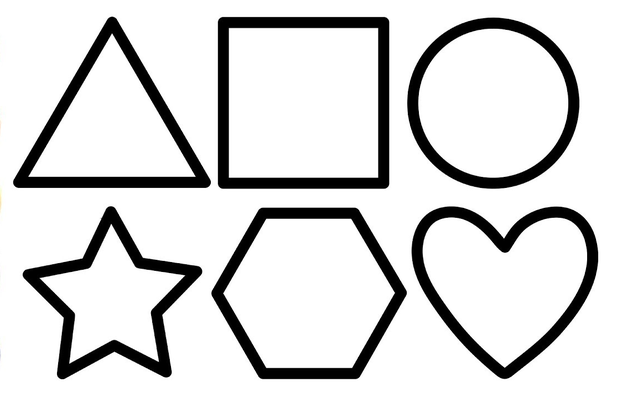
#> input picture imgs/simple_shapes.png, 617 x 398 px, shrunk from 1115 x 720 before the run
$ jupyter execute 08_contours_introduction.ipynb   (shell and % lines are left out)
#> lines starting #> are read from the running program, lines starting #| are printed output that depends on the picture; after the words box and inside, x2 and y2 are one past the last pixel; in counts of white or black regions, pixels touching at a corner belong together; long printed decimals are rounded
### Import Statements

[cell 1]
import matplotlib.pyplot as plt
import numpy as np
import cv2 as cv
import sys
import copy

[cell 2]
# converting color mode to RGB and displaying the image as matplotlib figure
def matplotlib_imshow(
    img_title="", img=None, fig_h=7, cv_colorspace_conversion_flag=cv.COLOR_BGR2RGB
):
    # tinkering with size
    try:
        img_width, img_height = img.shape[0], img.shape[1]
        aspect_ratio = img_width / img_height
        plt.figure(figsize=(fig_h * aspect_ratio, fig_h))
    except AttributeError:
        print(
            "None Type image. Correct_syntax is, matplotlib_imshow(img_title, img, fig_h, cv_colorspace_conversion_flag)."
        )

    # actual code for displaying the image
    plt.imshow(cv.cvtColor(img, cv_colorspace_conversion_flag))
    plt.title(img_title)
    plt.show()

[cell 3]
# [9 lines left out: function auto_canny, not called in this run]

## Contours ([Docs]())

Contours can be explained simply as a curve joining all the continuous points (along the boundary), having same color or intensity. The contours are a useful tool for shape analysis and object detection and recognition.

**Note:** A useful Resource for learning about Contours in OpenCv along with the OpenCV documentation might be [This One](https://bleedaiacademy.com/contour-detection-101-the-basics-pt1/).

- ### Finding Contours

In OpenCV, finding contours is like finding white object from black background. So remember, `object to be found should be white and background should be black.`

> The `cv.findContours(image, mode, method)` function

<u>Function Parameters</u>
- image: source image (an 8-bit single-channel image). Non-zero pixels are treated as 1's. Zero pixels remain 0's i.e, the image is treated as binary. **So, before finding contours, apply threshold or canny edge detection.**
- mode: contour retrieval mode. The available [retrieval modes](https://docs.opencv.org/3.4/d3/dc0/group__imgproc__shape.html#ga819779b9857cc2f8601e6526a3a5bc71) are,
    - cv.RETR_EXTERNAL: retrieves only the extreme outer contours.
    - cv.RETR_LIST: retrieves all of the contours without establishing any hierarchical relationships.
    - cv.RETR_CCOMP: retrieves all of the contours and organizes them into a two-level hierarchy. At the top level, there are external boundaries of the components. At the second level, there are boundaries of the holes.
    - cv.RETR_TREE: retrieves all of the contours and reconstructs a full hierarchy of nested contours.
- method: contour approximation method. The available [contour approximation modes]() are,
    - cv.CHAIN_APPROX_NONE: all the boundary points are stored.
    - cv.CHAIN_APPROX_SIMPLE: compresses horizontal, vertical, and diagonal segments and leaves only their end points.

**Returns:** (contours, hierarchy)

`Note:`  findContours() no longer modifies the source image.

[cell 4]
# defining a function to find contours from images
# with some default preprocessing applied (Grayscale, GaussianBlur, Adaptive Gaussian Thresholding)
# objects represented as black and background as white needs to be inverted first before contour detection


def find_contours(
    img_path=None,
    black_obj_on_white_bg=True,
    mode=cv.RETR_CCOMP,
    method=cv.CHAIN_APPROX_SIMPLE,
):
#> called with img_path = './imgs/simple_shapes.png', black_obj_on_white_bg = True, mode = 0, method = 2
    try:
        img_read = cv.imread(img_path)
#> img_read is the input picture: shape (398, 617, 3); mean B, G, R 216.3, 216.3, 216.3
    except:
        print("Provide a valid image path along with the image extension.")

    img = cv.cvtColor(img_read, cv.COLOR_BGR2GRAY)
    img_blurred = cv.GaussianBlur(img, (5, 5), sigmaX=0)
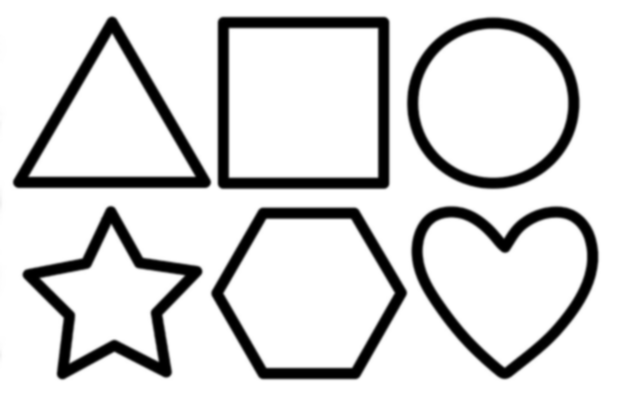
#> img_blurred: shape (398, 617); min 0, max 255, mean 216.3

    # Thresholding/ applying Canny Edge is a must to have step in finding contours.
    # Without this step we may not find contours at all
    img_thresholded = cv.adaptiveThreshold(
        img_blurred, 255, cv.ADAPTIVE_THRESH_GAUSSIAN_C, cv.THRESH_BINARY, 9, 2
    )
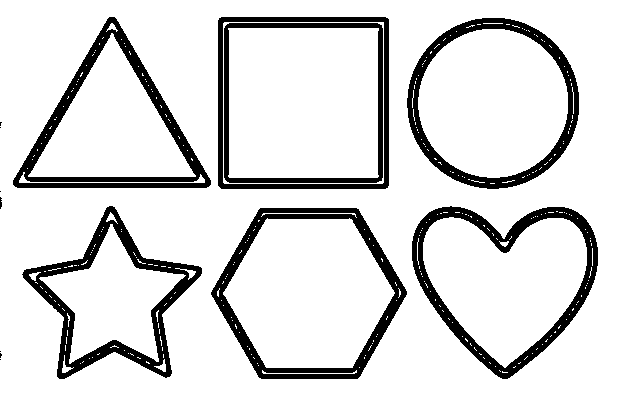
#> img_thresholded: shape (398, 617); 85.9% white; 14 black regions (7 under 20 px), largest, box (x1, y1, x2, y2) and area: (412, 206, 598, 379) 5869, (211, 208, 407, 379) 5744, (22, 206, 202, 379) 5742
    # img_canny = auto_canny(img_blurred)
    if black_obj_on_white_bg:
        img_final = cv.bitwise_not(img_thresholded)
#> img_final: shape (398, 617); 14.1% white; 14 white regions (7 under 20 px)
    else:
        img_final = img_thresholded

    contours, hierarchy = cv.findContours(img_final, mode, method)
#> contours = 13 contours, 7 with area under 20; largest, box (x1, y1, x2, y2) and area: (218, 17, 389, 189) 29054, (211, 208, 407, 379) 24971, (407, 18, 579, 189) 22872, (412, 206, 598, 379) 22116, (13, 17, 211, 188) 17860, (22, 206, 202, 379) 14924
    return img_read, img_final, contours, hierarchy

[cell 5]
# finding contours of simple objects in an image
shape_img, img_used, shape_img_contours, shape_img_hierarchy = find_contours(
    "./imgs/simple_shapes.png", black_obj_on_white_bg=True, mode=cv.RETR_EXTERNAL
)
#> shape_img_contours has the same summary as contours in find_contours; shape_img_hierarchy = 13 rows, first 6: [1, -1, -1, -1], [2, 0, -1, -1], [3, 1, -1, -1], [4, 2, -1, -1], [5, 3, -1, -1], [6, 4, -1, -1]

[cell 6]
print(f"Total contours found = {len(shape_img_contours)}")
#| Total contours found = 13

[cell 7]
matplotlib_imshow("Simple Shapes (Original Image)", shape_img, 5)

[cell 8]
matplotlib_imshow(
    f"Simple Shapes (Image Used to Find Contours)\nContours found={len(shape_img_contours)}",
    img_used,
    7,
)
# no need to convert color space since matplotlib_imshow does that
# if we were to use plt.imshow() we need to convert color space for correct representation of the colors

- ### Drawing Contours

> The `cv.drawContours(image, contours, contourIdx, color, thickness)` function

<u>Function Parameters</u>
- image: image to draw contours on.
- contours: all the input contours.
- contourIdx: index of the contour to be drawn. If it is negative, all the contours are drawn.
- color: color of the drawn contours.
- thickness: thickness of the lines contours are drawn with.

**`Note:`** Draws on the source image i.e, modifies the source image inplace. So be careful.

[cell 9]
def get_canvas(shape, color_code=(80, 80, 80)):
    return np.full(shape, fill_value=color_code, dtype=np.uint8)

[cell 10]
plt.subplot(1, 2, 1).imshow(cv.cvtColor(img_used, cv.COLOR_BGR2RGB)), plt.title(
    f"No of Contours found = {len(shape_img_contours)}"
)

plt.subplot(1, 2, 2).imshow(
    cv.drawContours(
        cv.cvtColor(img_used, cv.COLOR_BGR2RGB),
        shape_img_contours,
        -1,
        (200, 200, 0),
        thickness=1,
    )
), plt.title("Contours Drawn on a Canvas")

plt.show()
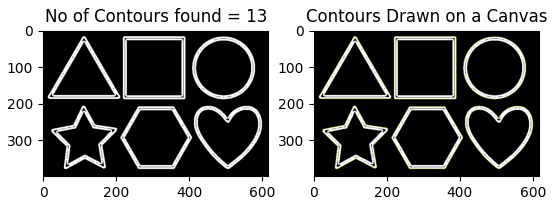
#> figure drawn by matplotlib, 2 panels

[cell 11]
# a function to draw all the detected contours one by one with 1 second pause after each one is drawn
# [18 lines left out: function draw_all_contours_one_by_one, not called in this run]

[cell 12]
# %matplotlib qt
# draw_all_contours_one_by_one(shape_img.shape, shape_img_contours)

## Contour Features ([Docs](https://docs.opencv.org/4.x/dd/d49/tutorial_py_contour_features.html))

- ### Moment

An image moment is a certain particular weighted average (moment) of the image pixels' intensities, or a function of such moments. It is calculated similarly to how first moment of an area would be calculated.

Simple properties of the image which are found via image moments include area (or total intensity), its centroid, and information about its orientation.

> The function `cv.moments(cnt)` gives a dictionary of all moment values calculated for that particular contour.

Out of all the values this function returns, three of the most important values are returned with the following keys --
1. 'm00': Area (for binary images) or sum of grey level (for greytone images)
2. 'm10': First moment of area about the x axis
3. 'm01': First moment of area about the y axis

These can be used to calculate the centroid of a contour as, (`cx= 'm10'/'m00'`, `cy= 'm01'/'m00'`).

[cell 13]
moment_of_all_contours = {
    cnt_i: cv.moments(cnt) for cnt_i, cnt in enumerate(shape_img_contours)
}
#> moment_of_all_contours = 13 items

[cell 14]
moment_of_all_contours[0]
#> Out = moments, m00 0

[cell 15]
# As we can see, there's clearly some contours with m00=0 i.e, area=0. Let's filter them out.
contours_with_zero_area = [
    i
    for i in range(len(moment_of_all_contours))
    if moment_of_all_contours[i].get("m00") == 0
]
#> contours_with_zero_area = [0, 2, 7, 8]
contours_with_zero_area
#> Out = [0, 2, 7, 8]

[cell 16]
# Let's remove these items from shape_img_contours

**`Note:`** See this article @https://www.geeksforgeeks.org/python-remove-elements-at-indices-in-list/

[cell 17]
# we will use tuple comprehension to create a new list of contours that has area > 0.
# This way the original one won't be changed.
contours_gt_zero_area = tuple(
    elem
    for i, elem in enumerate(shape_img_contours)
    if i not in contours_with_zero_area
)
#> contours_gt_zero_area = 9 contours, 3 with area under 20; largest, box (x1, y1, x2, y2) and area: (218, 17, 389, 189) 29054, (211, 208, 407, 379) 24971, (407, 18, 579, 189) 22872, (412, 206, 598, 379) 22116, (13, 17, 211, 188) 17860, (22, 206, 202, 379) 14924

[cell 18]
shape_img_contours = contours_gt_zero_area
#> shape_img_contours has the same summary as contours_gt_zero_area

[cell 19]
len(shape_img_contours)
#> Out = 9

[cell 20]
# now let's see the change
shape_contours_moments = [cv.moments(cnt) for cnt in shape_img_contours]
#> shape_contours_moments = 9 items
moment_of_valid_contour_0 = shape_contours_moments[0]
#> moment_of_valid_contour_0 = moments, m00 2, centre m10/m00, m01/m00 = (0.417, 354.5)
moment_of_valid_contour_0
#> Out has the same summary as moment_of_valid_contour_0

- ### Centroid of a Contour

[cell 21]
cx = moment_of_valid_contour_0["m10"] / moment_of_valid_contour_0["m00"]
#> cx = 0.417
cy = moment_of_valid_contour_0["m01"] / moment_of_valid_contour_0["m00"]
#> cy = 354.5
print(f"Centroid of the 0th Valid contour of the Shapes Image is, {cx, cy}")
#| Centroid of the 0th Valid contour of the Shapes Image is, (0.4167, 354.5)

- ### Contour Area

> The function `cv.contuorArea(cnt)` gives the Contour Area or can be found from `M['m00']`

[cell 22]
area_of_contour_0 = cv.contourArea(shape_img_contours[0])
#> area_of_contour_0 = 2

[cell 23]
area_of_contour_0
#> Out = 2

**Controlling which contour to draw based on its area --**

[cell 24]
canvas = get_canvas(shape_img.shape)

[cell 25]
top_3_cnts_by_area = sorted(shape_img_contours, key=cv.contourArea, reverse=True)[:3]
#> top_3_cnts_by_area = 3 contours; box (x1, y1, x2, y2) and area: (218, 17, 389, 189) 29054, (211, 208, 407, 379) 24971, (407, 18, 579, 189) 22872
top_3_cnts_area = [cv.contourArea(cnt) for cnt in top_3_cnts_by_area]
#> top_3_cnts_area = [29054.5, 24971, 22871.5]

[cell 26]
top_3_cnts_area
#> Out = [29054.5, 24971, 22871.5]

[cell 27]
plt.imshow(cv.drawContours(canvas, top_3_cnts_by_area, -1, (150, 200, 0)))
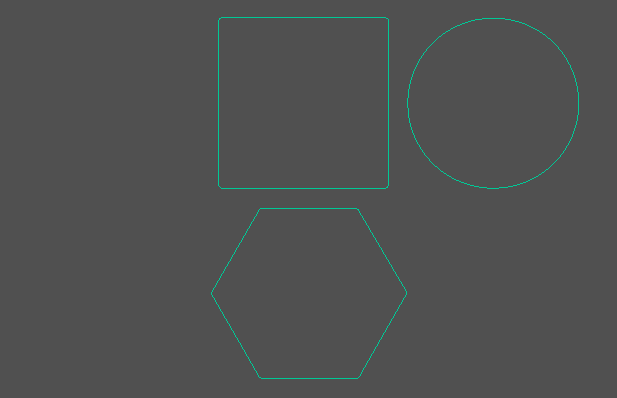
#> canvas: shape (398, 617, 3); mean of channels 0, 1, 2 80.5, 80.8, 79.4; drawn as B, G, R

- ### Contour Perimeter

> The function `cv.arcLength(cnt, closed)`

Contour perimeter is also called arc length. It can be found out using cv.arcLength() function. Second argument specify whether shape is a closed contour (if passed True), or just a curve.

[cell 28]
cv.arcLength(shape_img_contours[0], True)
#> Out = 8.83

## Contour Approximation

It approximates a contour shape to another shape with less number of vertices so that the distance between them is less or equal to the specified precision. It is an implementation of Douglas-Peucker algorithm.

The Ramer–Douglas–Peucker algorithm, also known as the Douglas–Peucker algorithm and iterative end-point fit algorithm, is an algorithm that decimates a curve composed of line segments to a similar curve with fewer points.

The purpose of the algorithm is, given a curve composed of line segments (which is also called a Polyline in some contexts), to find a similar curve with fewer points. The algorithm defines 'dissimilar' based on the maximum distance between the original curve and the simplified curve (i.e., the Hausdorff distance between the curves). The simplified curve consists of a subset of the points that defined the original curve.

> The `cv.approxPolyDP(curve, epsilon, closed)` function for Contour Approximation

<u>Function Parameters</u>
- curve: Input vector of a 2D point
- epsilon: Parameter specifying the approximation accuracy. This is the maximum distance between the original curve and its approximation.
- closed: If true, the approximated curve is closed (its first and last vertices are connected). Otherwise, it is not closed.

[cell 29]
star_img, star_img_used, star_contours, star_hierarchy = find_contours(
    "./imgs/star.jpeg", cv.RETR_CCOMP
)
#> call 2 of find_contours, with img_path = './imgs/star.jpeg', black_obj_on_white_bg = 2, mode = 2, method = 2
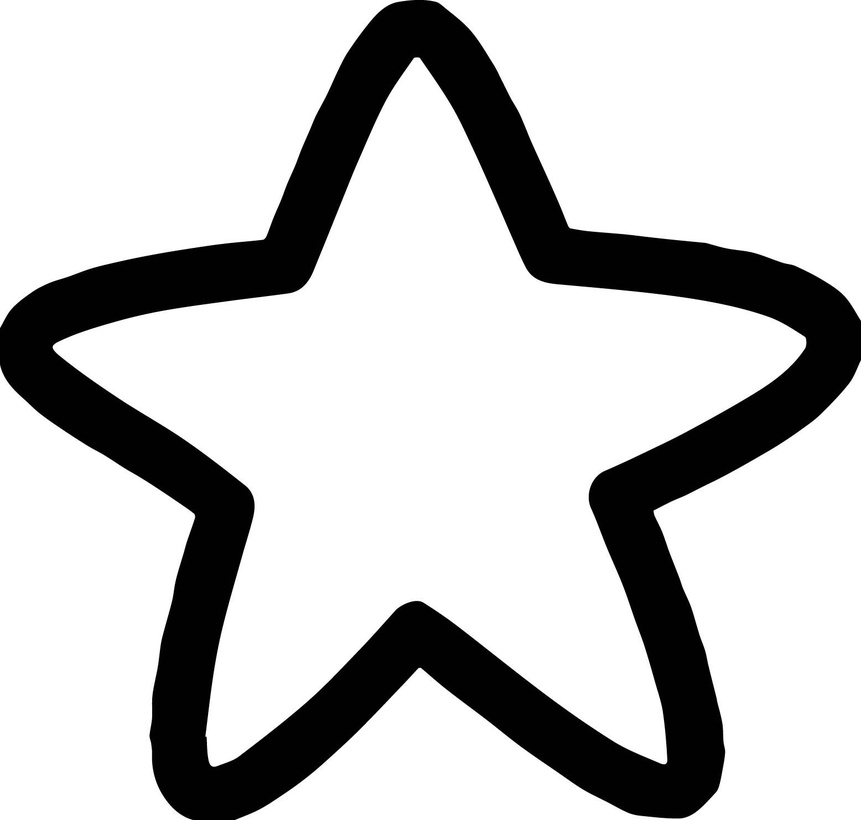
#> input picture imgs/star.jpeg, 861 x 820 px, shrunk from 1556 x 1482 before the run
#> in find_contours, img_read is the input picture: shape (820, 861, 3); min 0, max 255, mean 196.6
#> in find_contours (call 2), `img_thresholded = cv.adaptiveThreshold( img_blurred, 255, cv.ADAPTIVE_..`:
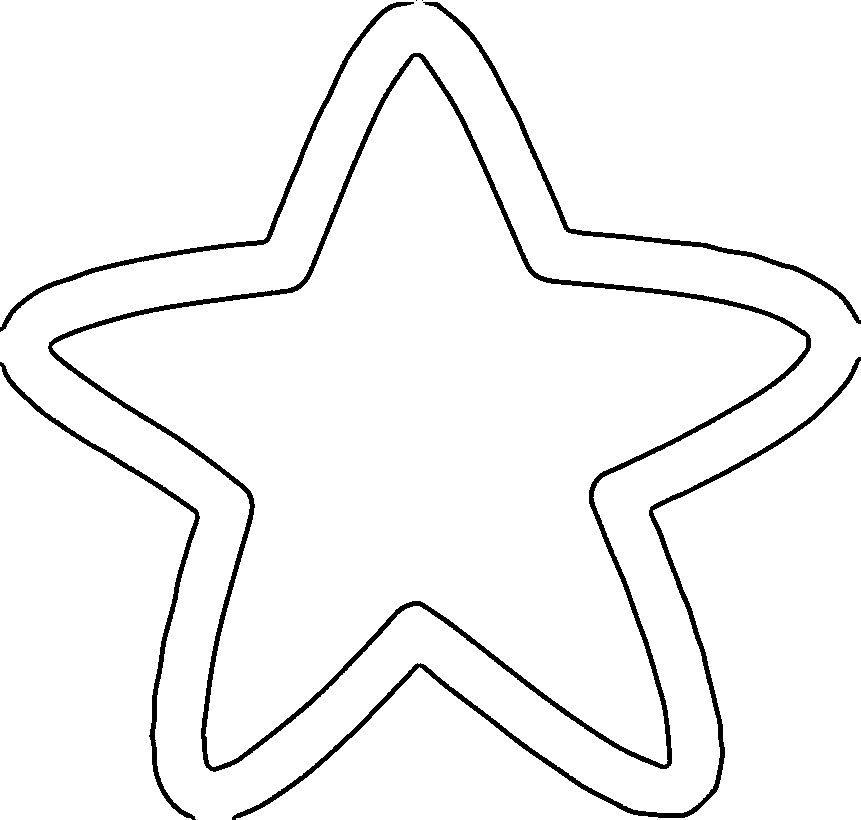
#> img_thresholded: shape (820, 861); 96.1% white; 7 black regions (2 under 20 px), largest, box (x1, y1, x2, y2) and area: (48, 53, 811, 772) 13396, (232, 357, 861, 820) 5650, (423, 2, 861, 324) 2904, (0, 362, 200, 820) 2841, (0, 2, 414, 332) 2835
#> in find_contours (call 2), `contours, hierarchy = cv.findContours(img_final, mode, method)`: contours = 8 contours, 2 with area under 20; largest, box (x1, y1, x2, y2) and area: (48, 53, 811, 772) 234012, (51, 56, 807, 768) 223064, (232, 357, 861, 820) 4646, (423, 2, 861, 324) 2354, (0, 362, 200, 820) 2314, (0, 2, 414, 332) 2298
#> star_contours has the same summary as contours in find_contours; star_hierarchy = [[1, -1, -1, -1], [2, 0, -1, -1], [4, 1, 3, -1], [-1, -1, -1, 2], [5, 2, -1, -1], [6, 4, -1, -1], [7, 5, -1, -1], [-1, 6, -1, -1]]

[cell 30]
canvas = get_canvas(star_img.shape)

[cell 31]
# drawing all the contours of star_contours onto the canvas
cv.drawContours(canvas, star_contours, -1, (150, 200, 0), thickness=3)
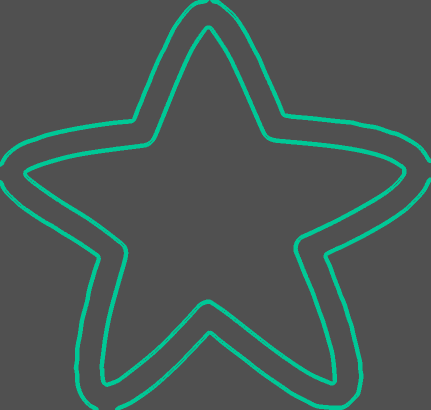
#> canvas: shape (820, 861, 3) (shown at 1/2 size); mean of channels 0, 1, 2 84.7, 88.1, 74.6; drawn as B, G, R

# using cv.approxPloyDP() we try to find a start that has sharp edges
for cnt in star_contours:
    accuracy = 0.01 * cv.arcLength(cnt, True)
    approximated_contour = cv.approxPolyDP(cnt, accuracy, True)
    cv.drawContours(canvas, [approximated_contour], 0, (0, 200, 100), thickness=3)
#> this loop made 8 passes
#> accuracy on passes 1 to 6: 12.34, 24.46, 29.2, 28.77, 12.71, 12.46
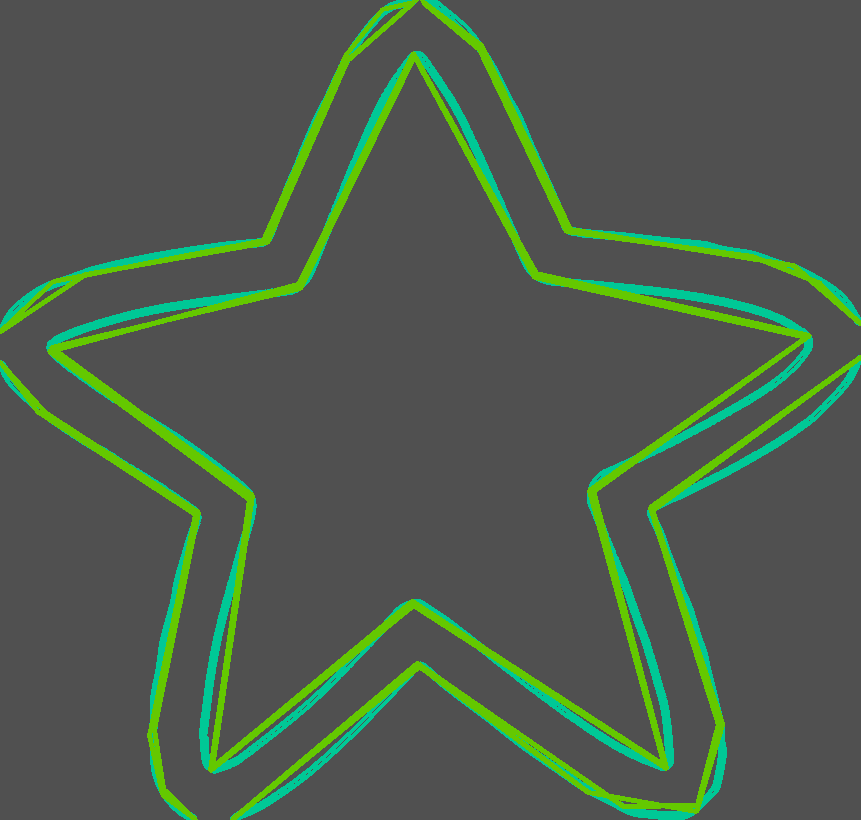
#> canvas: shape (820, 861, 3); 6.08% of pixels changed, all inside (x1, y1, x2, y2) = (0, 0, 861, 820); drawn as B, G, R

[cell 32]
# showing the result
plt.imshow(canvas)

## Convex Hull

Given a set of points on a two dimensional plane, Convex Hull of this set of points is a polygon that encloses all of those points. The vertices of this polygon maximizes the area while minimizing the circumference.

> The `cv.convexHull(points, clockwise, returnPoints)` function

<u>Function Parameters</u>
- points: a set of points around which the convex hull is to be found. The contours we pass into.
- clockwise: Orientation flag. If it is True, the output convex hull is oriented clockwise. Otherwise, it is oriented counter-clockwise.
- returnPoints : By default, True. Then it returns the coordinates of the hull points. If False, it returns the indices of contour points corresponding to the hull points.

[cell 33]
canvas_1 = get_canvas(shape_img.shape)
canvas_2 = get_canvas(shape_img.shape)
for cnt in shape_img_contours:
    hull = cv.convexHull(cnt)
    plt.subplot(1, 2, 1).imshow(
        cv.drawContours(canvas_1, [cnt], -1, (200, 150, 0), 2)
    ), plt.title("Contours")
    plt.subplot(1, 2, 2).imshow(
        cv.drawContours(canvas_2, [hull], -1, (0, 200, 0), 2)
    ), plt.title("Contours and Their Convex Hulls")
#> this loop made 9 passes
#> hull on passes 1, 5: [[1, 354], [1, 355], [0, 357], [0, 353]], [[1, 198], [1, 206], [0, 208], [0, 197]]
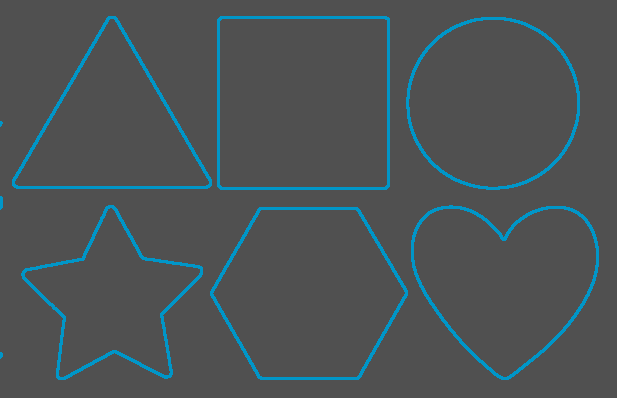
#> canvas_1: shape (398, 617, 3); mean of channels 0, 1, 2 85.9, 83.5, 76; drawn as B, G, R
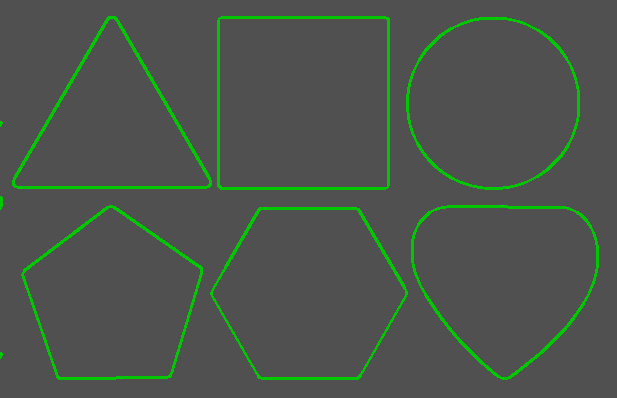
#> canvas_2: shape (398, 617, 3); mean of channels 0, 1, 2 76.5, 85.2, 76.5; drawn as B, G, R
plt.show()
#> (the rest of the program and of its run is left out)
